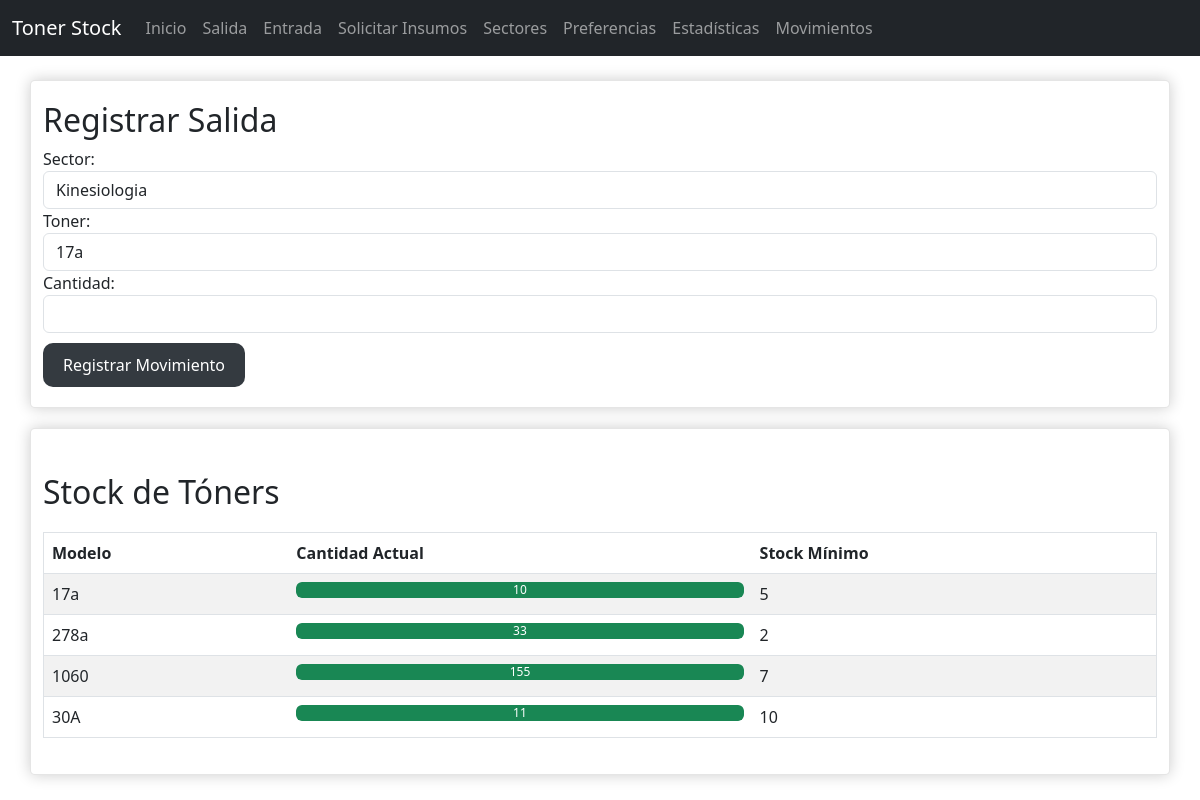
The app's page /salida_insunmo with its own data.
### src/models.py (models this page shows)
class Toner(db.Model):
    id = db.Column(db.Integer, primary_key=True)
    modelo = db.Column(db.String(64), unique=True, nullable=False)
    cantidad_actual = db.Column(db.Integer, nullable=False)

class Preferences(db.Model):
    id = db.Column(db.Integer, primary_key=True)
    min_stock = db.Column(db.Integer, nullable=False)
    proveedor_email = db.Column(db.String(120), nullable=False)
    toner_id = db.Column(db.Integer, db.ForeignKey('toner.id'), nullable=False)
    toner = db.relationship('Toner', backref=db.backref('preferences', uselist=False))

### src/app.py (the view, shortened to what this page needs)
@app.route('/salida_insunmo', methods=['GET','POST'])
def salida_insumo():
    return render_template('salida_insumo.html', toners = all_toners(), sectors = all_sectors())

### src/controlers/sectorcontroler.py (called while the page is built)
def all_sectors():
    return Sector.query.all()

### src/controlers/tonercontroler.py (called while the page is built)
def all_toners():
    return Toner.query.all()

### src/templates/salida_insumo.html (shortened to what this page needs)
{% extends "base.html" %}
{% block content %}
<div class="container">
    <h2>Registrar Salida</h2>
    <form action="{{ url_for('salida_insumo') }}" method="post">
        <div class="form-group">
            <label for="sector">Sector:</label>
            <select name="sector_id" id="sector" class="form-control" ">
                {% for sector in sectors %}
                    <option value="{{ sector.id }}">{{ sector.nombre }}</option>
                {% endfor %}
            </select>
        </div>
        <div class="form-group">
            <label for="toner_id">Toner:</label>
            <select name="toner_id" id="toner_id" class="form-control">
                {% for toner in toners %}
                    <option value="{{ toner.id }}">{{ toner.modelo }}</option>
                {% endfor %}
            </select>
        </div>
        <div class="form-group">
            <label for="cantidad">Cantidad:</label>
            <input type="number" name="cantidad" id="cantidad" class="form-control">
        </div>
        <button type="submit" class="btn btn-dark">Registrar Movimiento</button>
    </form>
</div>
<div class="container">
    {% include "stock.html" %}
</div>
{% endblock %}

### src/templates/stock.html
<div>
    <h2 class="mt-4">Stock de Tóners</h2>
        <table class="table table-striped">
            <thead>
                <tr>
                    <th>Modelo</th>
                    <th>Cantidad Actual</th>
                    <th>Stock Mínimo</th>
                </tr>
            </thead>
            <tbody>
                {% for toner in toners %}
                {% set width = (toner.cantidad_actual / toner.preferences.min_stock) * 100 %}
                <tr>
                    <td>{{ toner.modelo }}</td>
                    <td>
                        <div class="progress">
                            <div class="progress-bar {% if toner.cantidad_actual < toner.preferences.min_stock %}bg-danger{% else %}bg-success{% endif %}"
                                role="progressbar"
                                style="width: {{ width }}%"
                                aria-valuenow="{{ toner.cantidad_actual }}"
                                aria-valuemin="0"
                                aria-valuemax="{{ toner.preferences.min_stock }}">
                                {{ toner.cantidad_actual }}
                            </div>
                        </div>
                    </td>
                    <td>{{ toner.preferences.min_stock }}</td>
                </tr>
                {% endfor %}
            </tbody>
        </table>
</div>

### src/static/style.css (style rules this page uses)
body { background-color: #f8f9fa; font-family: Arial, sans-serif; color: #343a40; }
.container { margin-top: 20px; padding: 20px; background-color: #ffffff; border-radius: 5px; box-shadow: 0 0 15px rgba(0, 0, 0, 0.2); border: 1px solid rgba(0, 0, 0, 0.1); }
h2 { color: #343a40; margin-bottom: 20px; }
table { width: 100%; margin-top: 20px; border-collapse: collapse; }
table, th, td { border: 1px solid #dee2e6; }
th, td { padding: 12px; text-align: left; }
th { background-color: #343a40; color: white; }
.progress { height: 25px; background-color: #e9ecef; border-radius: 5px; }
.progress-bar { height: 100%; border-radius: 5px; color: white; line-height: 25px; }
.progress-bar.bg-success { background-color: #28a745; }
.btn.btn-dark { background-color: #343a40; color: white; padding: 10px 20px; border: none; border-radius: 10px; cursor: pointer; margin-top: 10px; }

### records on screen
Toner: modelo "17a", cantidad_actual "10", preferences.min_stock "5"
Toner: modelo "278a", cantidad_actual "33", preferences.min_stock "2"
Toner: modelo "1060", cantidad_actual "155", preferences.min_stock "7"
Toner: modelo "30A", cantidad_actual "11", preferences.min_stock "10"

### other values on screen
form field sector_id "Kinesiologia"
form field toner_id "17a"
